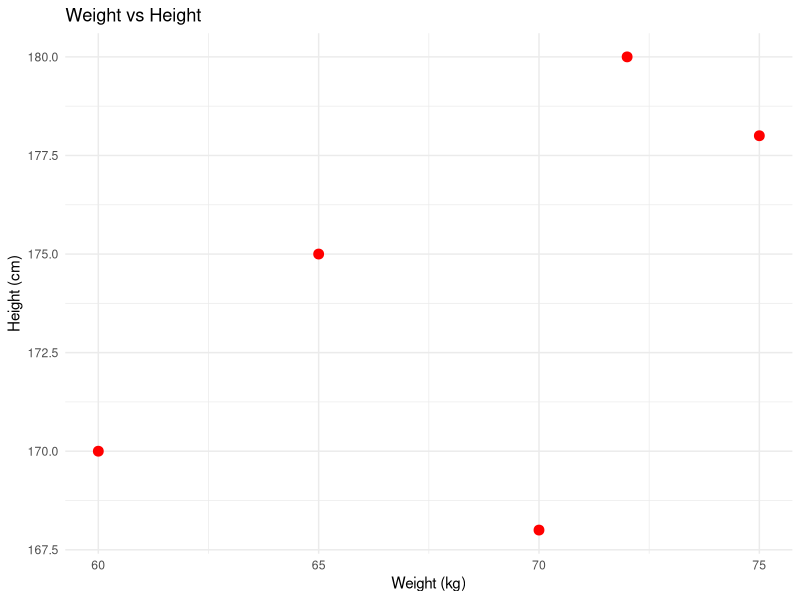
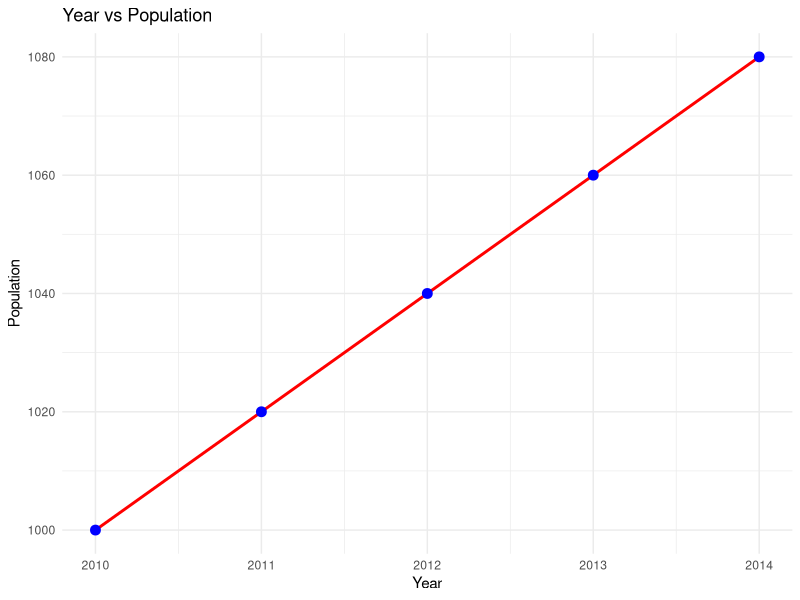
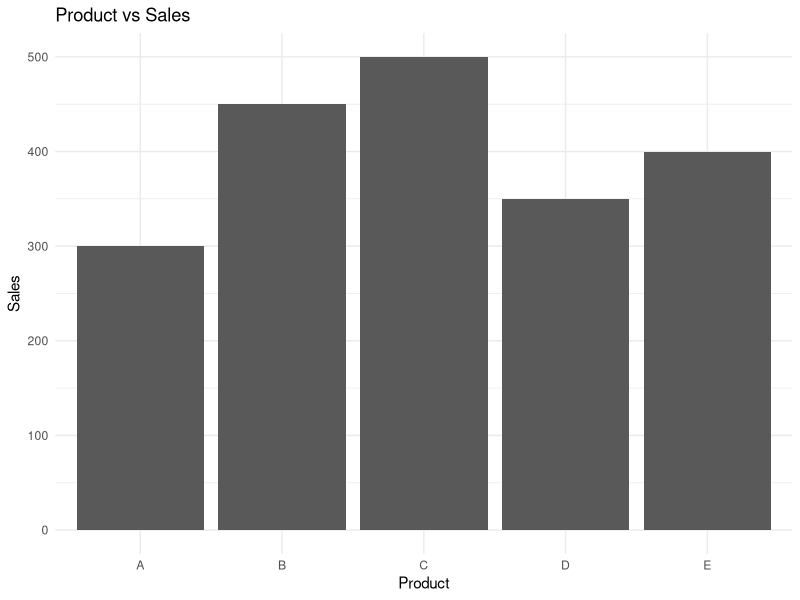
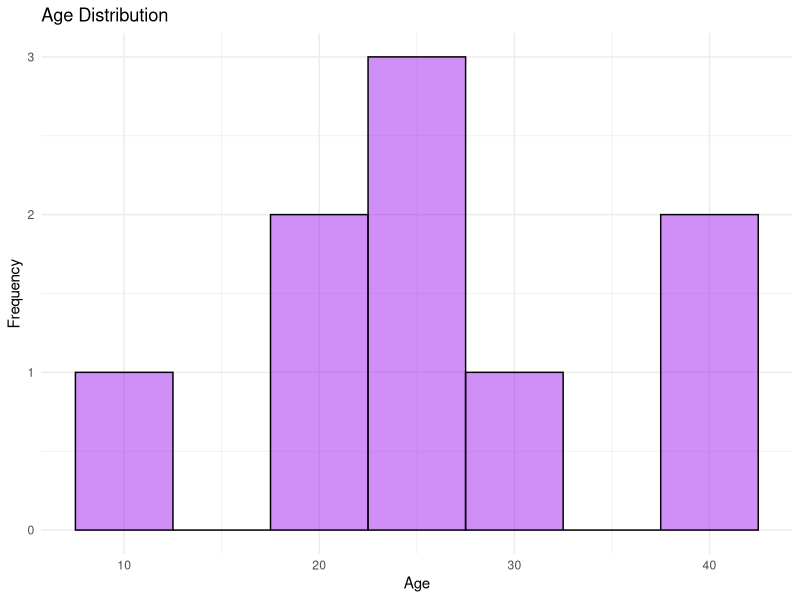
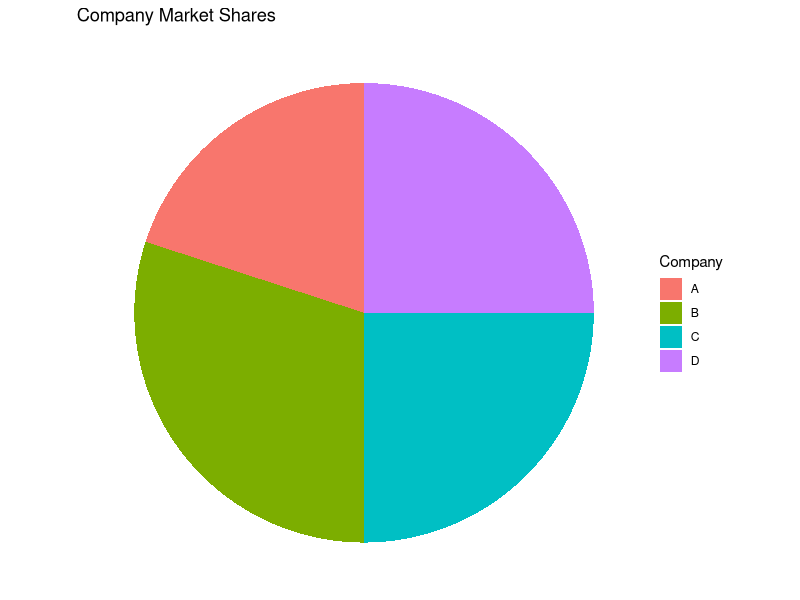
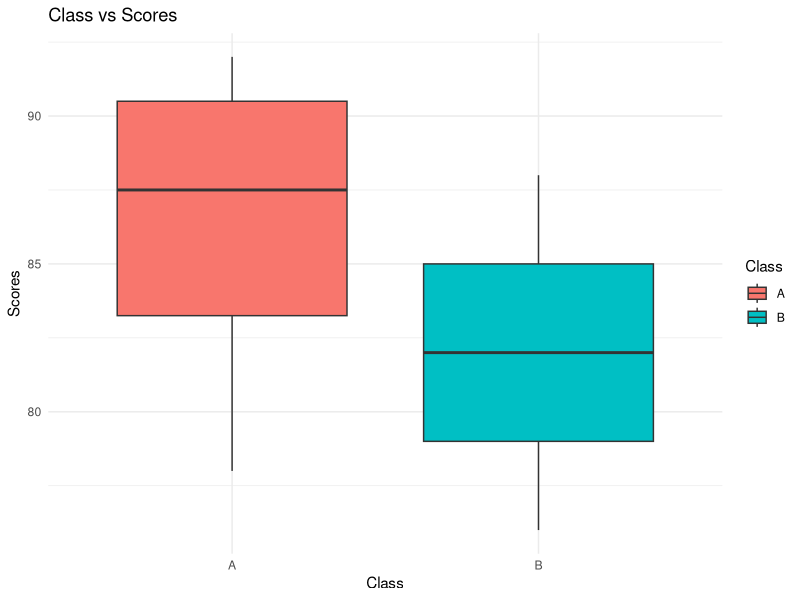
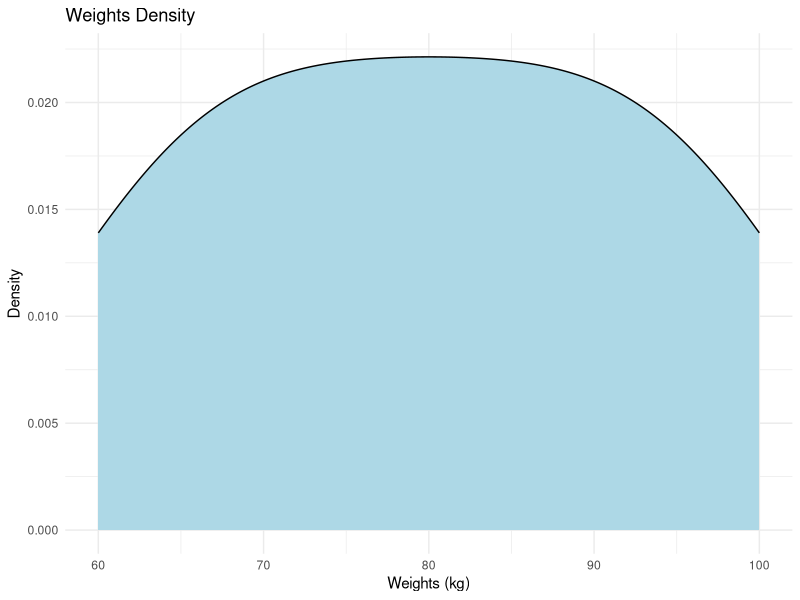
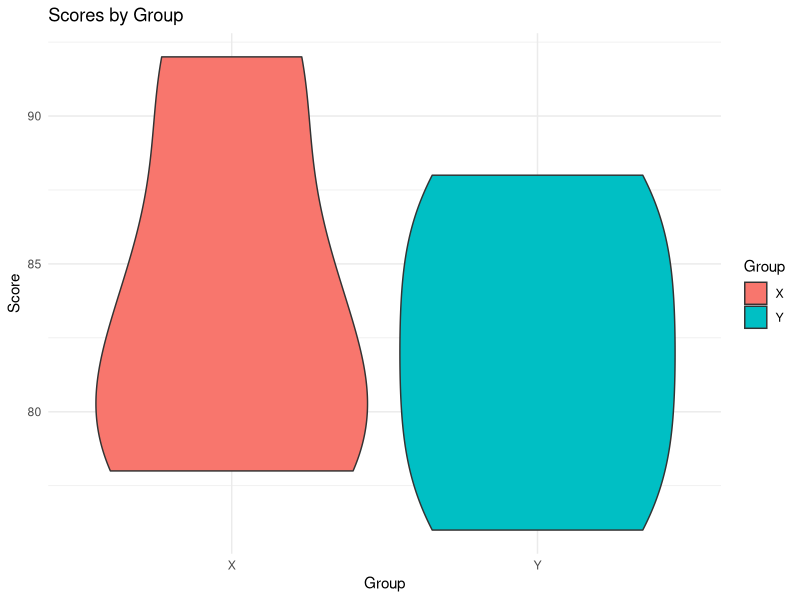

Write the R code that produced these figures, in order.
library(ggplot2)

#1st Question -- Scatter Plot

#dataframe
weight_height_df <- data.frame( 
                                Weight = c(60,65,70,72,75), 
                                Height = c(170,175,168,180,178)
                               )
#scatterPlot
ggplot(weight_height_df, aes(x=Weight, y=Height))+
  geom_point(color="red", size=3)+
  labs(title="Weight vs Height",
       x = "Weight (kg)",
       y = "Height (cm)")+
  theme_minimal()

#2nd Question -- Line Plot

#dataframe
population_df <- data.frame(
                              Year = c(2010, 2011, 2012, 2013, 2014),
                              Population = c(1000, 1020, 1040, 1060, 1080)
                            )
ggplot(population_df, aes(x=Year, y=Population))+
  geom_line(color="red", size=1)+
  geom_point(color="blue", size=3)+
  labs(title = "Year vs Population",
       x="Year",
       y="Population")+
  theme_minimal()

#3rd Question -- Bar Plot
sales_df <- data.frame(
                        Product = c("A", "B", "C", "D", "E"),
                        Sales = c(300, 450, 500, 350, 400)
                      )
ggplot(sales_df, aes(x=Product, y=Sales))+
  geom_bar(stat="identity")+
  labs(title = "Product vs Sales",
       x="Product",
       y="Sales")+
  theme_minimal()

#4th Question -- Histogram
age_df <- data.frame(Age = c(25, 25, 25, 30, 40, 40, 20, 20, 10))

ggplot(age_df, aes(x=Age))+
  geom_histogram(binwidth = 5, fill = "purple", color = "black", alpha = 0.5)+
  labs(title = "Age Distribution",
       x="Age",
       y="Frequency")+
  theme_minimal()

#5th Question -- Pie Chart
market_share_df <- data.frame(
  Company = c("A", "B", "C", "D"),
  Share = c(20, 30, 25, 25)
)
ggplot(market_share_df, aes(x="", y=Share, fill = Company))+
  geom_bar(stat = "identity", width=1)+
  coord_polar(theta = "y")+
  labs(title = "Company Market Shares",
       x=NULL,
       y= NULL)+
  theme_void()

#6th Question -- Box Plot
scores_df <- data.frame(
  Class = c("A", "A", "A", "A", "B", "B", "B", "B"),
  Scores = c(85, 90, 78, 92, 88, 76, 80, 84)
)
ggplot(scores_df, aes(x=Class, y=Scores, fill=Class))+
  geom_boxplot()+
  labs(title = "Class vs Scores",
       x="Class",
       y="Scores")+
  theme_minimal()

#7th Question -- Density Plot
weights_df <- data.frame(Weights = c(60, 65, 70, 75, 80, 85, 90, 95, 100))

ggplot(weights_df, aes(x=Weights))+
  geom_density(fill="lightblue")+
  labs(title="Weights Density",
       x="Weights (kg)",
       y="Density")+
  theme_minimal()

#8th Question -- Violin Plot
scores_df <- data.frame(
  Group = c("X", "X", "X", "X", "Y", "Y", "Y", "Y"),
  Score = c(80, 85, 78, 92, 88, 76, 80, 84)
)
ggplot(scores_df, aes(x=Group, y=Score, fill=Group))+
  geom_violin()+
  labs(title = "Scores by Group",
       x="Group",
       y="Score")+
  theme_minimal()

#9th Question -- Heat Map
temp_df <- data.frame(
  Month = c("Jan", "Feb", "Mar", "Apr", "May"),
  City_A = c(5, 6, 7, 8, 9),
  City_B = c(10, 11, 12, 13, 14),
  City_C = c(15, 16, 17, 18, 19)
)

library(reshape2)

melted_data <- melt(temp_df, id.vars="Month")

ggplot(melted_data, aes(x=Month, y=variable, fill=value))+
  geom_tile()+
  scale_fill_gradient(low="white", high="red")+
  labs(title = "Monthly Temperature",
       x = "Month",
       y = "City")+
  theme_minimal()

#10th Question -- Facet Plot
sales_region_data <- data.frame(
  Month = c("Jan", "Jan", "Feb", "Feb", "Mar", "Mar"),
  Region = c("East", "West", "East", "West", "East", "West"),
  Sales = c(200, 150, 220, 170, 210, 160)
)
ggplot(sales_region_data, aes(x=Month, y=Sales, fill = Region))+
  geom_bar(stat = "identity", position = "dodge")+
  facet_wrap(~Region)+
  labs(title = "Sales by Month and Region",
       x = "Month",
       y = "Sales") +
  theme_minimal()
